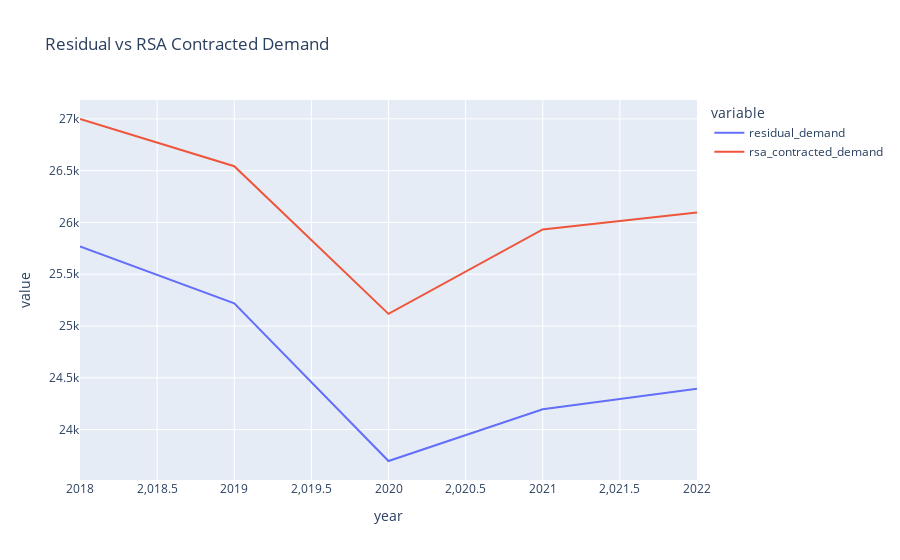

Source (notebook cell):
### Code cell
fig = px.line(high_demand,x="year",y=["residual_demand","rsa_contracted_demand"],title="Residual vs RSA Contracted Demand")
fig.show()

### Figure 1 — Plotly figure (JSON) as saved in the notebook; plotly's stock layout.template omitted (floating-point values rounded to 4 significant figures)
{"data": [{"hovertemplate": "variable=residual_demand<br>year=%{x}<br>value=%{y}<extra></extra>", "legendgroup": "residual_demand", "line": {"color": "#636efa", "dash": "solid"}, "marker": {"symbol": "circle"}, "mode": "lines", "name": "residual_demand", "orientation": "v", "showlegend": true, "type": "scatter", "x": [2018, 2019, 2020, 2021, 2022], "xaxis": "x", "y": [25770.0, 25220.0, 23700.0, 24200.0, 24390.0], "yaxis": "y"}, {"hovertemplate": "variable=rsa_contracted_demand<br>year=%{x}<br>value=%{y}<extra></extra>", "legendgroup": "rsa_contracted_demand", "line": {"color": "#EF553B", "dash": "solid"}, "marker": {"symbol": "circle"}, "mode": "lines", "name": "rsa_contracted_demand", "orientation": "v", "showlegend": true, "type": "scatter", "x": [2018, 2019, 2020, 2021, 2022], "xaxis": "x", "y": [27000.0, 26540.0, 25120.0, 25930.0, 26090.0], "yaxis": "y"}], "layout": {"legend": {"title": {"text": "variable"}, "tracegroupgap": 0}, "title": {"text": "Residual vs RSA Contracted Demand"}, "xaxis": {"anchor": "y", "domain": [0, 1], "title": {"text": "year"}}, "yaxis": {"anchor": "x", "domain": [0, 1], "title": {"text": "value"}}}}
